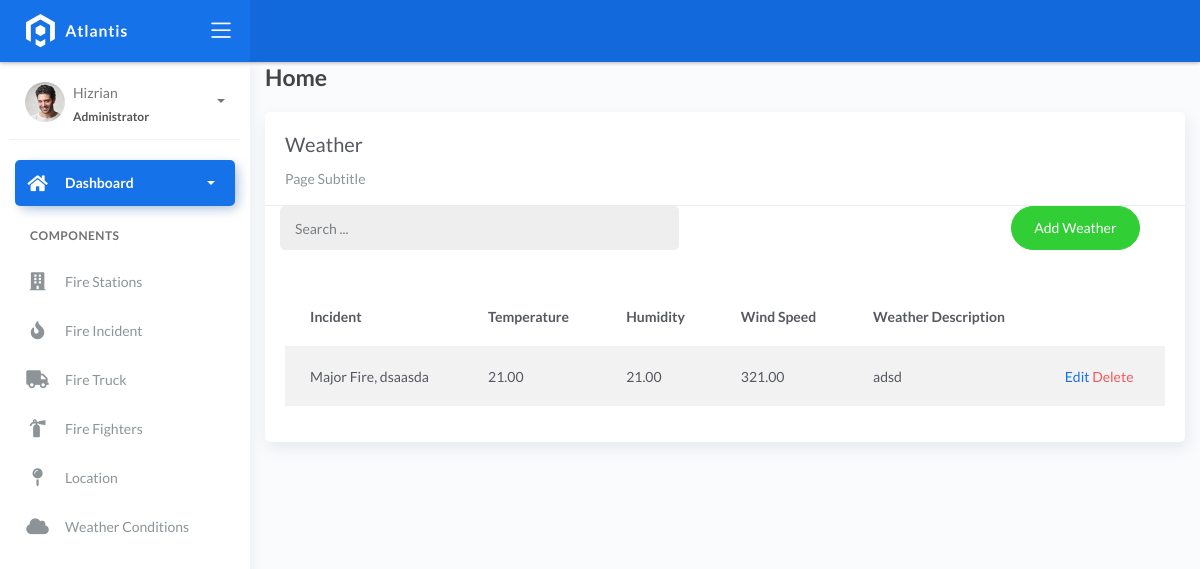
Page /weather/ on the committed database.
### fire/models.py (models this page shows)
class BaseModel(models.Model):
    created_at = models.DateTimeField(auto_now_add=True, db_index=True)
    updated_at = models.DateTimeField(auto_now=True)
    class Meta:
        abstract = True

class WeatherConditions(BaseModel):
    incident = models.ForeignKey(Incident, on_delete=models.CASCADE)
    temperature = models.DecimalField(max_digits=10, decimal_places=2)
    humidity = models.DecimalField(max_digits=10, decimal_places=2)
    wind_speed = models.DecimalField(max_digits=10, decimal_places=2)
    weather_description = models.CharField(max_length=150)

class Incident(BaseModel):
    SEVERITY_CHOICES = (
        ('Minor Fire', 'Minor Fire'),
        ('Moderate Fire', 'Moderate Fire'),
        ('Major Fire', 'Major Fire'),
    )
    location = models.ForeignKey(Locations, on_delete=models.CASCADE)
    date_time = models.DateTimeField(blank=True, null=True)
    severity_level = models.CharField(max_length=45, choices=SEVERITY_CHOICES)
    description = models.CharField(max_length=250)
    def __str__(self):
        return f"{self.severity_level}, {self.location}"

class Locations(BaseModel):
    name = models.CharField(max_length=150)
    latitude = models.DecimalField(
        max_digits=22, decimal_places=2, null=True, blank=True)
    longitude = models.DecimalField(
        max_digits=22, decimal_places=2, null=True, blank=True)
    address = models.CharField(max_length=150)
    city = models.CharField(max_length=150)  # can be in separate table
    country = models.CharField(max_length=150)  # can be in separate table
    def __str__(self):
        return self.address

### fire/views.py (the view, shortened to what this page needs)
# urls.py: path('weather/', WeatherConditionsListView.as_view(), name='weather'),
class WeatherConditionsListView(ListView):
    model = WeatherConditions
    context_object_name = 'weather'
    template_name = 'weather_list.html'
    paginate_by = 5
    def get_queryset(self, *args, **kwargs):
        qs = super().get_queryset(*args, **kwargs)
        return qs.order_by('id')

### templates/weather_list.html (shortened to what this page needs)
{% extends 'base.html' %}
{% load static %}
{% block content %}
<div class="content">
    <div class="container-fluid">
        <h4 class="page-title">Home</h4>
        <div class="row">
            <div class="col-md-12">
                <div class="card">
                    <div class="card-header">
                        <div class="card-title">Weather</div>
                        <div class="card-category">Page Subtitle</div>
                    </div>
                    <div class="col-md-12 row">
                        <div class="col-md-6">
                            <form class="navbar-left navbar-form nav-search mr-md-3" action="">
                                <div class="input-group">
                                    <input type="text" placeholder="Search ..." class="form-control" />
                                    <div class="input-group-append">
                                        <span class="input-group-text">
                                        </span>
                                    </div>
                                </div>
                            </form>
                        </div>
                        <div class="col-md-6">
                            <div class="pull-right">
                                <a href="{% url 'weather-add' %}" class="btn btn-success btn-rounded">Add Weather</a>
                            </div>
                        </div>
                    </div>
                    <div class="card-body">
                        <table class="table table-striped mt-3">
                            <thead>
                                <tr>
                                    <th scope="col">Incident</th>
                                    <th scope="col">Temperature</th>
                                    <th scope="col">Humidity</th>
                                    <th scope="col">Wind Speed</th>
                                    <th scope="col">Weather Description</th>
                                </tr>
                            </thead>
                            <tbody>
                                {% for object in object_list %}
                                <tr>
                                    <td>{{ object.incident }}</td>
                                    <td>{{ object.temperature }}</td>
                                    <td>{{ object.humidity }}</td>
                                    <td>{{ object.wind_speed }}</td>
                                    <td>{{ object.weather_description }}</td>
                                    <td>
                                        <a href="{% url 'weather-update' object.pk %}">Edit</a>
                                        <a href="{% url 'weather-delete' object.pk %}" class="text-danger">Delete</a>
                                    </td>
                                    </tr>
                                    {% empty %}
                                    <tr>
                                        <td colspan="4" style="text-align: center">
                                            <p class="text-sm font-weight-bold mb-0">No Records Found</p>
                                        </td>
                                        </tr>
                                {% endfor %}
                            </tbody>
                        </table>
                    </div>
                </div>
            </div>
        </div>
    </div>
</div>
{% endblock %}

### rows in the picture
WeatherConditions: incident "Major Fire, dsaasda", temperature "21.00", humidity "21.00", wind_speed "321.00", weather_description "adsd"
